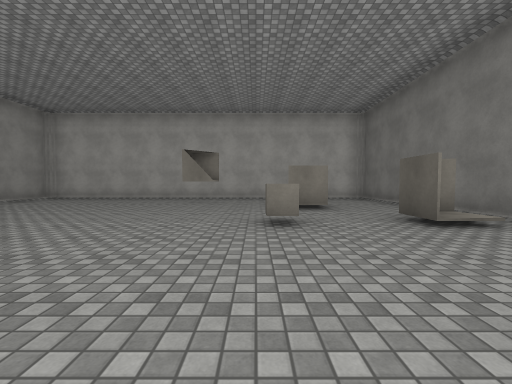
View 1 (above)

12 first-person views from a walk through a 3-D level made in the Unity game engine. The camera is 1.3 m above the floor, tilts 2° down and sees 90° across. The floor is counted in squares, 2 m on a side. Each view is taken from the middle of a square. On the plan, view 1 faces up. The plan holds only what a view shows up to about 9 squares ahead; the rest is blank. The player character is not drawn. Surface patterns are stand-ins for the level's own textures.

View 2
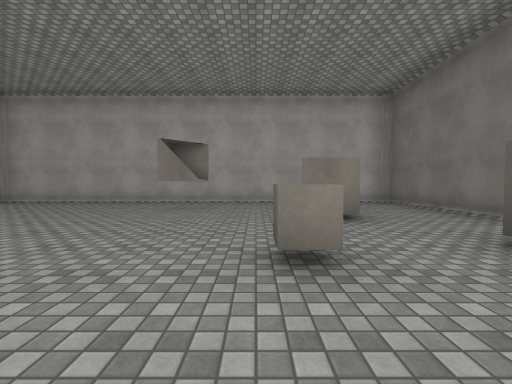

View 3
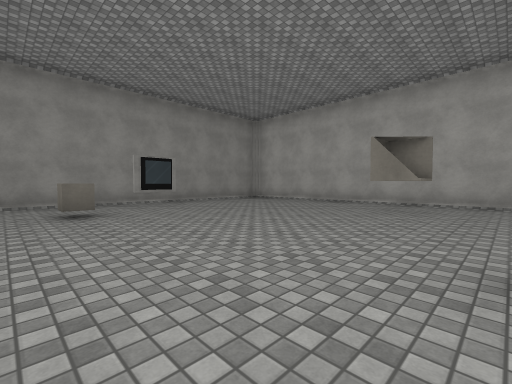

View 4
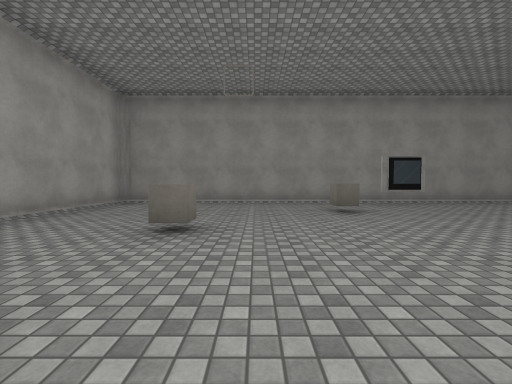

View 5
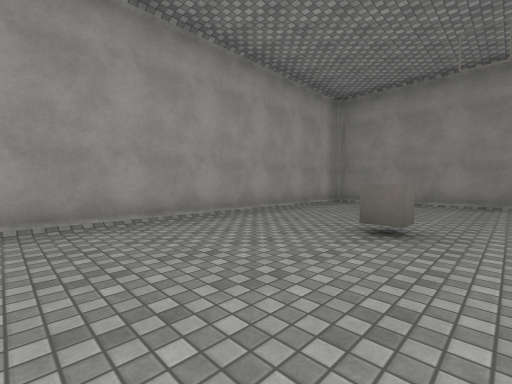

View 6
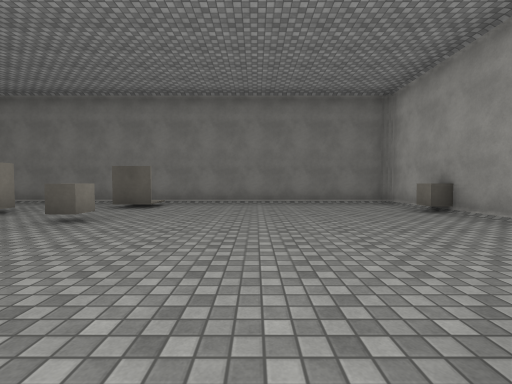

View 7
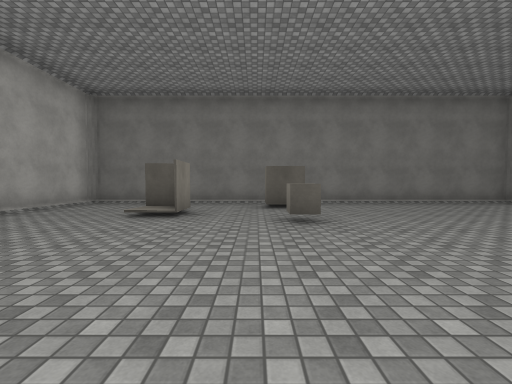

View 8
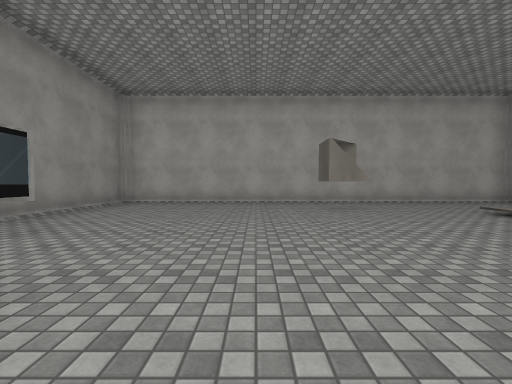

View 9
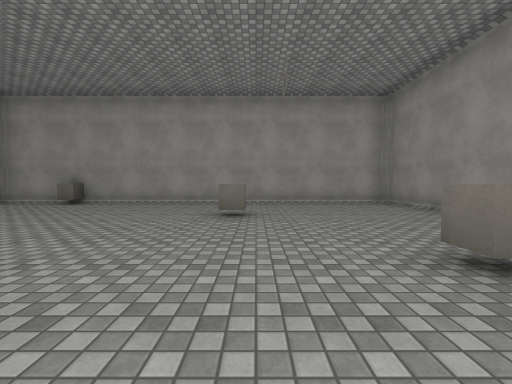

View 10
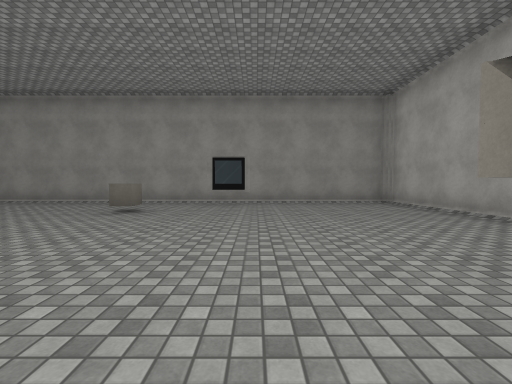

View 11
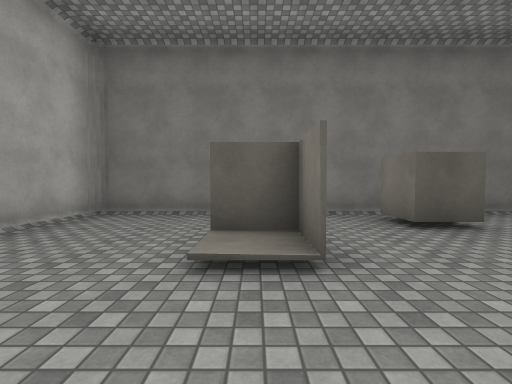

View 12
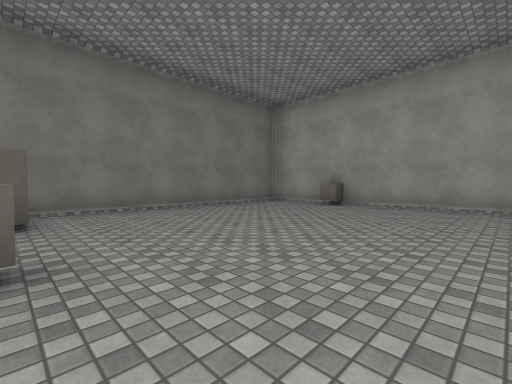

### Floor plan
Key: @ floor where view 1 was taken; # wall or solid block; x gap in a wall; . floor; / step, stairs or slope; = window, fence, low wall or low ledge; ^ raised ledge; O other object.
Columns run from 9 left of view 1 to 5 right of it. Each row starts with its distance up from view 1.
 11 ###############
 10 #.///////////.#
  9 #/.....^...../#
  8 #/.....#...../#
  7 #/........#../#
  6 #x#........../#
  5 #/=.........//#
  4 #/.......O..#/#
  3 #/.O........./#
  2 #/.........../#
  1 #/.........../#
  0 #/...O...@.../#
 -1 #/.........../#
 -2 #/.........../#
 -3 #./////////O/.#
 -4 ###############

Where each view was taken, in squares from view 1:
view 1: 0 up, 0 right, facing up
view 2: 2 up, 0 right, facing up
view 3: 2 up, 0 right, facing up-left
view 4: 1 up, 0 right, facing left
view 5: 1 up, 0 right, facing down-left
view 6: 1 up, 4 left, facing right
view 7: 5 up, 4 left, facing right
view 8: 2 up, 4 left, facing up
view 9: 5 up, 4 left, facing down
view 10: 6 up, 0 right, facing left
view 11: 7 up, 1 left, facing right
view 12: 4 up, 2 left, facing down-right
